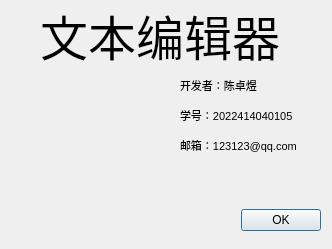
<?xml version="1.0" encoding="UTF-8"?>
<ui version="4.0">
 <class>AboutDialog</class>
 <widget class="QDialog" name="AboutDialog">
  <property name="geometry">
   <rect>
    <x>0</x>
    <y>0</y>
    <width>332</width>
    <height>249</height>
   </rect>
  </property>
  <property name="windowTitle">
   <string>Dialog</string>
  </property>
  <widget class="QDialogButtonBox" name="buttonBox">
   <property name="geometry">
    <rect>
     <x>230</x>
     <y>200</y>
     <width>91</width>
     <height>41</height>
    </rect>
   </property>
   <property name="orientation">
    <enum>Qt::Orientation::Horizontal</enum>
   </property>
   <property name="standardButtons">
    <set>QDialogButtonBox::StandardButton::Ok</set>
   </property>
  </widget>
  <widget class="QLabel" name="label">
   <property name="geometry">
    <rect>
     <x>40</x>
     <y>10</y>
     <width>251</width>
     <height>51</height>
    </rect>
   </property>
   <property name="font">
    <font>
     <family>宋体</family>
     <pointsize>36</pointsize>
     <stylestrategy>PreferAntialias</stylestrategy>
     <kerning>true</kerning>
     <fontweight>Light</fontweight>
    </font>
   </property>
   <property name="layoutDirection">
    <enum>Qt::LayoutDirection::LeftToRight</enum>
   </property>
   <property name="text">
    <string>文本编辑器</string>
   </property>
  </widget>
  <widget class="QLabel" name="label_2">
   <property name="geometry">
    <rect>
     <x>180</x>
     <y>70</y>
     <width>131</width>
     <height>31</height>
    </rect>
   </property>
   <property name="font">
    <font>
     <pointsize>8</pointsize>
    </font>
   </property>
   <property name="text">
    <string>开发者：陈卓煜</string>
   </property>
  </widget>
  <widget class="QLabel" name="label_3">
   <property name="geometry">
    <rect>
     <x>180</x>
     <y>100</y>
     <width>131</width>
     <height>31</height>
    </rect>
   </property>
   <property name="font">
    <font>
     <pointsize>8</pointsize>
    </font>
   </property>
   <property name="text">
    <string>学号：2022414040105</string>
   </property>
  </widget>
  <widget class="QLabel" name="label_4">
   <property name="geometry">
    <rect>
     <x>180</x>
     <y>130</y>
     <width>131</width>
     <height>31</height>
    </rect>
   </property>
   <property name="font">
    <font>
     <pointsize>8</pointsize>
    </font>
   </property>
   <property name="text">
    <string>邮箱：123123@qq.com</string>
   </property>
  </widget>
 </widget>
 <resources/>
 <connections>
  <connection>
   <sender>buttonBox</sender>
   <signal>accepted()</signal>
   <receiver>AboutDialog</receiver>
   <slot>accept()</slot>
   <hints>
    <hint type="sourcelabel">
     <x>248</x>
     <y>254</y>
    </hint>
    <hint type="destinationlabel">
     <x>157</x>
     <y>274</y>
    </hint>
   </hints>
  </connection>
  <connection>
   <sender>buttonBox</sender>
   <signal>rejected()</signal>
   <receiver>AboutDialog</receiver>
   <slot>reject()</slot>
   <hints>
    <hint type="sourcelabel">
     <x>316</x>
     <y>260</y>
    </hint>
    <hint type="destinationlabel">
     <x>286</x>
     <y>274</y>
    </hint>
   </hints>
  </connection>
 </connections>
</ui>
